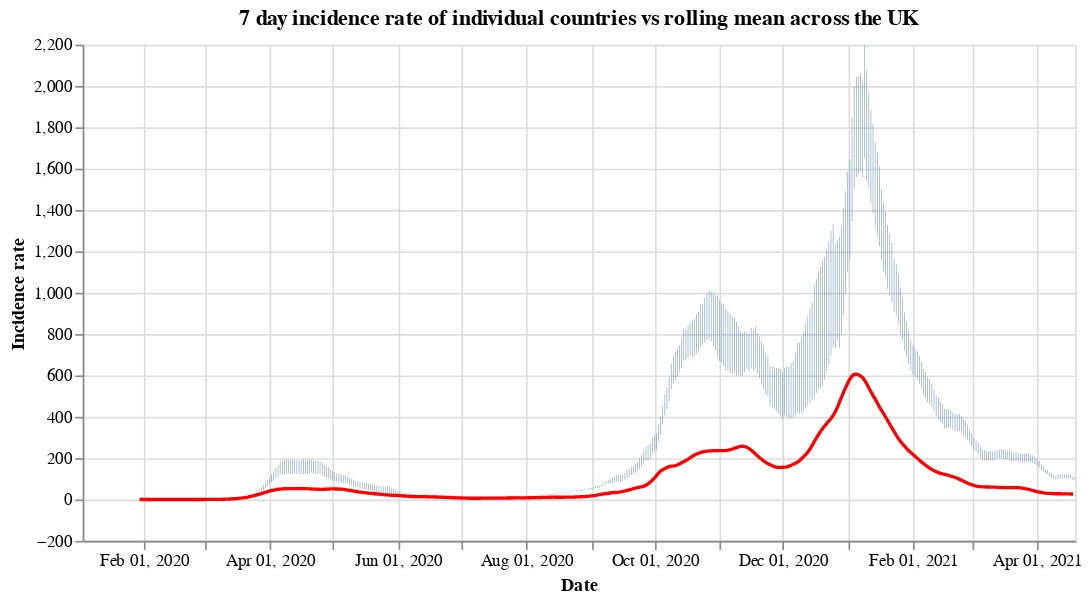

Notebook cell for this chart:
### Code cell
#collapse
countries = uk_cases['areaName'].unique()
countries.sort()

selection = alt.selection_single(
    name='Select',
    fields=['areaName'],
    init={'areaName': 'Wales'},
    bind={'areaName': alt.binding_select(options=countries)}
)

# scatter plot, modify opacity based on selection
bars = alt.Chart(uk_cases).mark_bar().add_selection(
    selection
).encode(
    x=alt.X("yearmonthdate(date):T", axis=alt.Axis(title='Date')),
    y=alt.Y("weeklyCasesRate:Q", axis=alt.Axis(title='Incidence rate')),
    tooltip='weeklyCasesRate:Q',
    opacity=alt.condition(selection, alt.value(1), alt.value(0))
).properties(title=f'7 day incidence rate of individual countries vs rolling mean across the UK', width=600)

line = alt.Chart(overview_cases).mark_line(
    color='red',
    size=2,
).transform_window(
    rolling_mean='mean(weeklyCasesRate)',
    frame=[0, 7]
).encode(
    x='yearmonthdate(date):T',
    y='rolling_mean:Q'
)

alt.layer(bars, line)

### Figure 1 — Vega-Lite specification as saved in the notebook (floating-point values rounded to 4 significant figures; data arrays with more than 128 entries replaced by an {"elided": "..."} marker saying what was removed)
{"config": {"view": {"continuousWidth": 400, "continuousHeight": 300}}, "layer": [{"data": {"name": "data-e0a7ca193b33e0061b18b61e21d26f30"}, "mark": "bar", "encoding": {"opacity": {"condition": {"value": 1, "selection": "Select"}, "value": 0}, "tooltip": {"type": "quantitative", "field": "weeklyCasesRate"}, "x": {"type": "temporal", "axis": {"title": "Date"}, "field": "date", "timeUnit": "yearmonthdate"}, "y": {"type": "quantitative", "axis": {"title": "Incidence rate"}, "field": "weeklyCasesRate"}}, "selection": {"Select": {"type": "single", "fields": ["areaName"], "init": {"areaName": "Wales"}, "bind": {"areaName": {"input": "select", "options": ["England", "Northern Ireland", "Scotland", "Wales"]}}}}, "title": "7 day incidence rate of individual countries vs rolling mean across the UK", "width": 600}, {"data": {"name": "data-513dcce817bfa63c94ed942311987eb3"}, "mark": {"type": "line", "color": "red", "size": 2}, "encoding": {"x": {"type": "temporal", "field": "date", "timeUnit": "yearmonthdate"}, "y": {"type": "quantitative", "field": "rolling_mean"}}, "transform": [{"window": [{"op": "mean", "field": "weeklyCasesRate", "as": "rolling_mean"}], "frame": [0, 7]}]}], "$schema": "https://vega.github.io/schema/vega-lite/v4.8.1.json", "datasets": {"data-e0a7ca193b33e0061b18b61e21d26f30": {"elided": "1888 records"}, "data-513dcce817bfa63c94ed942311987eb3": {"elided": "445 records"}}}
